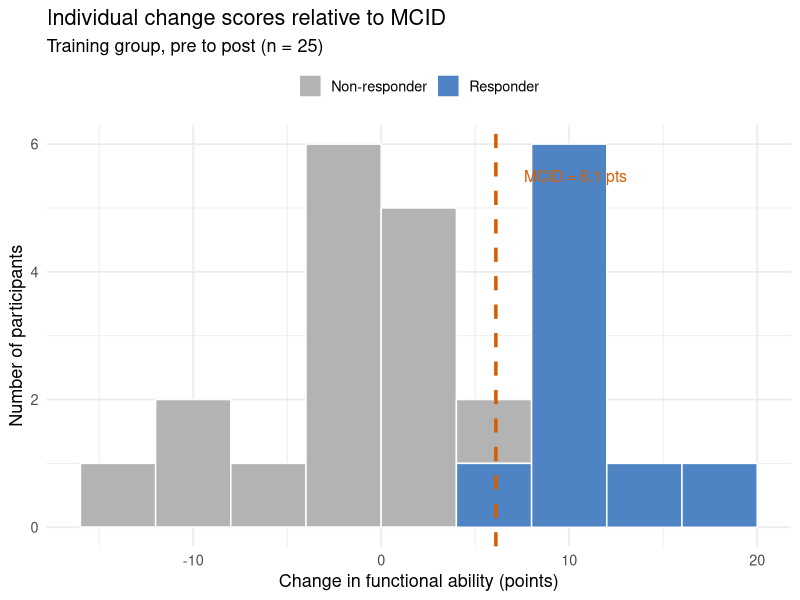
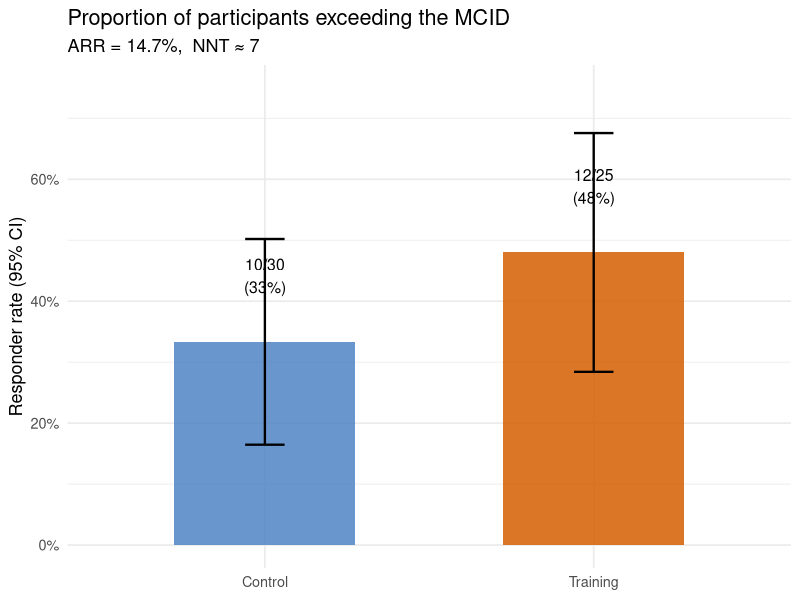
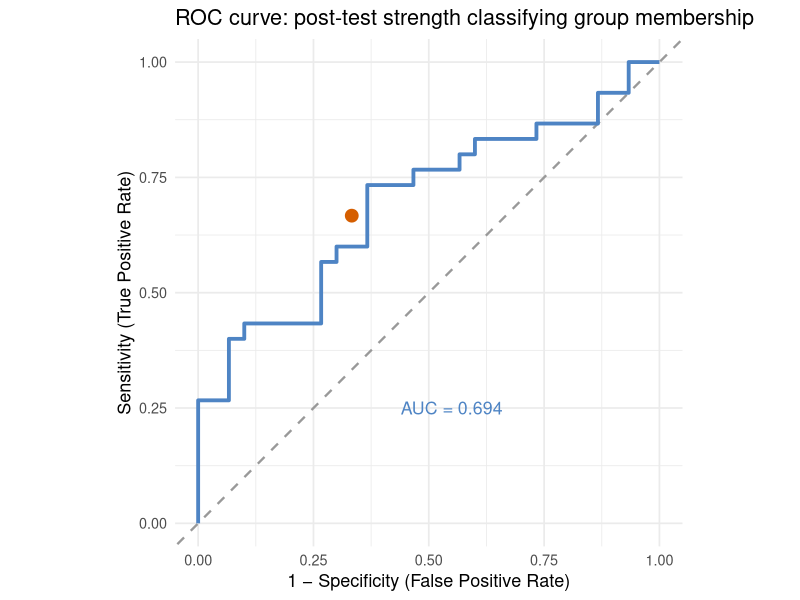

These charts were generated, in order, by the following R code:
## ---- chunk 1
#| label: setup
#| include: false
library(ggplot2)
library(dplyr)
## ---- chunk 2
#| label: fig-mcid-distribution
#| fig-cap: "Distribution of individual pre-to-post changes in functional ability for the training group (n = 25). The dashed vertical line marks the MCID of 6.1 points (0.5 × SD at baseline). Bars to the right of the line represent responders — participants whose change exceeded the MCID. Twelve of 25 participants (48%) were classified as responders."
#| code-fold: true

set.seed(42)
n_tr <- 25
pre_func  <- rnorm(n_tr, 69.5, 14.7)
post_func <- pre_func + rnorm(n_tr, 5.0, 8.5)
pre_func  <- pmin(pmax(pre_func,  0), 100)
post_func <- pmin(pmax(post_func, 0), 100)
changes   <- post_func - pre_func
mcid_val  <- 6.1

df_mcid <- data.frame(
  change    = changes,
  responder = ifelse(changes >= mcid_val, "Responder", "Non-responder")
)

ggplot(df_mcid, aes(x = change, fill = responder)) +
  geom_histogram(binwidth = 4, color = "white", boundary = 0) +
  geom_vline(xintercept = mcid_val, linetype = "dashed",
             color = "#D55E00", linewidth = 1.2) +
  annotate("text", x = mcid_val + 1.5, y = 5.5,
           label = paste0("MCID = ", mcid_val, " pts"),
           hjust = 0, color = "#D55E00", size = 4) +
  scale_fill_manual(values = c("Responder" = "#4E84C4",
                                "Non-responder" = "grey70")) +
  labs(
    x    = "Change in functional ability (points)",
    y    = "Number of participants",
    fill = NULL,
    title = "Individual change scores relative to MCID",
    subtitle = "Training group, pre to post (n = 25)"
  ) +
  theme_minimal(base_size = 13) +
  theme(legend.position = "top")
## ---- chunk 3
#| label: fig-nnt-responders
#| fig-cap: "Responder rates for the training and control groups. A responder is defined as a participant whose functional ability improved by at least 6.1 points (the MCID). The training group's responder rate (48%) exceeded the control group's rate (33%), yielding ARR = 14.7% and NNT ≈ 7."
#| code-fold: true

df_resp <- data.frame(
  group      = factor(c("Control", "Training"), levels = c("Control", "Training")),
  responders = c(10, 12),
  total      = c(30, 25)
) |>
  dplyr::mutate(
    rate    = responders / total,
    se      = sqrt(rate * (1 - rate) / total),
    ci_low  = pmax(0, rate - 1.96 * se),
    ci_high = pmin(1, rate + 1.96 * se)
  )

ggplot(df_resp, aes(x = group, y = rate, fill = group)) +
  geom_col(width = 0.55, alpha = 0.85) +
  geom_errorbar(aes(ymin = ci_low, ymax = ci_high),
                width = 0.12, linewidth = 0.8) +
  geom_text(aes(label = paste0(responders, "/", total,
                               "\n(", round(rate * 100), "%)")),
            vjust = -1.4, size = 4) +
  scale_fill_manual(values = c("Control" = "#4E84C4",
                                "Training" = "#D55E00")) +
  scale_y_continuous(labels = scales::percent_format(),
                     limits = c(0, 0.75)) +
  labs(
    x        = NULL,
    y        = "Responder rate (95% CI)",
    title    = "Proportion of participants exceeding the MCID",
    subtitle = "ARR = 14.7%,  NNT ≈ 7"
  ) +
  theme_minimal(base_size = 13) +
  theme(legend.position = "none")
## ---- chunk 4
#| label: fig-roc-curve
#| fig-cap: "ROC curve for post-test strength (strength_kg) as a classifier of group membership (training vs. control), N = 60. The dashed diagonal represents chance performance (AUC = 0.50). The solid curve for post-test strength achieves AUC = .683 (p = .008), indicating acceptable but modest discrimination. The filled point marks the median cut-point (79.8 kg), which yields sensitivity = specificity = .667."
#| code-fold: true

set.seed(42)
n_each <- 30
str_tr   <- rnorm(n_each, 85.1, 12.5)
str_ctrl <- rnorm(n_each, 77.1, 12.3)
scores   <- c(str_tr, str_ctrl)
labels   <- c(rep(1, n_each), rep(0, n_each))

thresholds <- sort(unique(scores), decreasing = TRUE)
roc_pts <- lapply(thresholds, function(thresh) {
  pred_pos <- as.integer(scores >= thresh)
  tp <- sum(pred_pos == 1 & labels == 1)
  fp <- sum(pred_pos == 1 & labels == 0)
  fn <- sum(pred_pos == 0 & labels == 1)
  tn <- sum(pred_pos == 0 & labels == 0)
  sens <- tp / (tp + fn)
  spec <- tn / (tn + fp)
  data.frame(sens = sens, fpr = 1 - spec)
})
roc_df <- do.call(rbind, roc_pts)
roc_df <- rbind(data.frame(sens = 0, fpr = 0), roc_df,
                data.frame(sens = 1, fpr = 1))

# AUC via trapezoid
auc_val <- sum(diff(roc_df$fpr) * (head(roc_df$sens, -1) + tail(roc_df$sens, -1))) / 2

# Optimal point (median cut)
opt_pt <- data.frame(fpr = 1 - 0.667, sens = 0.667)

ggplot(roc_df, aes(x = fpr, y = sens)) +
  geom_abline(intercept = 0, slope = 1, linetype = "dashed",
              color = "grey60", linewidth = 0.8) +
  geom_line(color = "#4E84C4", linewidth = 1.3) +
  geom_point(data = opt_pt, aes(x = fpr, y = sens),
             size = 4, color = "#D55E00") +
  annotate("text", x = 0.55, y = 0.25,
           label = paste0("AUC = ", round(auc_val, 3)),
           size = 4.5, color = "#4E84C4") +
  labs(
    x     = "1 − Specificity (False Positive Rate)",
    y     = "Sensitivity (True Positive Rate)",
    title = "ROC curve: post-test strength classifying group membership"
  ) +
  coord_equal() +
  theme_minimal(base_size = 13)
